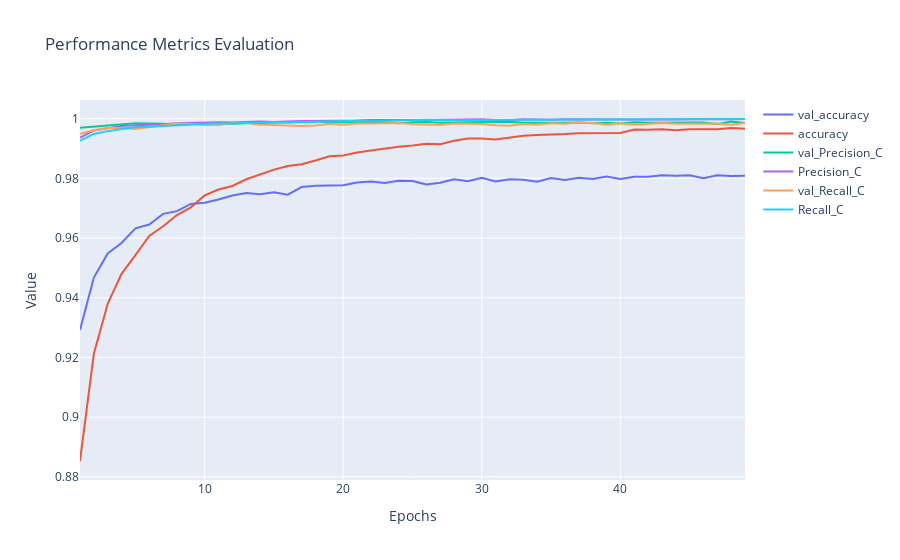

Notebook code cell kept with this figure:
### Code cell
learning_rate = 0.003
epochs = 50
batch_size = 4000
validation_split = 0.2

# Establish the model's topography.
my_model = create_model(learning_rate)

# Train the model on the normalized training set.
epochs, hist = train_model(my_model, x_train_normalized, y_train, 
                           epochs, batch_size, validation_split)

# Plot a graph of the metric vs. epochs.
list_of_metrics_to_plot = ['accuracy',"Precision_C","Recall_C"]
iplot_curve(epochs, hist, list_of_metrics_to_plot)

# Evaluate against the test set.
print("\n Evaluate the new model against the test set:")
my_model.evaluate(x=x_test_normalized, y=y_test, batch_size=batch_size)
preed=my_model.predict(x=x_test_normalized)
results=preed.argmax(axis=1)
